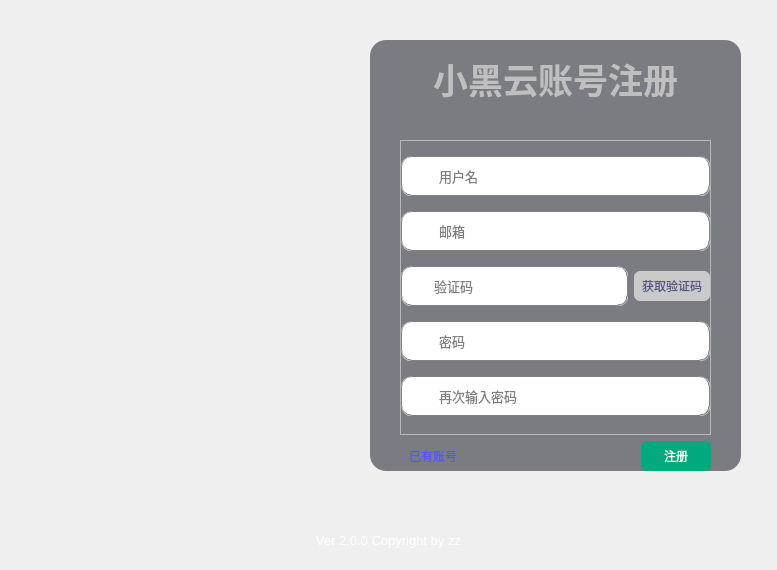
<?xml version="1.0" encoding="UTF-8"?>
<ui version="4.0">
 <class>Dialog</class>
 <widget class="QDialog" name="Dialog">
  <property name="geometry">
   <rect>
    <x>0</x>
    <y>0</y>
    <width>777</width>
    <height>570</height>
   </rect>
  </property>
  <property name="windowTitle">
   <string>小黑云登录</string>
  </property>
  <property name="autoFillBackground">
   <bool>false</bool>
  </property>
  <property name="styleSheet">
   <string notr="true">#Dialog{
	border-image:url(login.jpg)
}</string>
  </property>
  <widget class="QFrame" name="frame">
   <property name="geometry">
    <rect>
     <x>370</x>
     <y>40</y>
     <width>371</width>
     <height>431</height>
    </rect>
   </property>
   <property name="styleSheet">
    <string notr="true">#frame{
	background:rgba(5,9,20,0.5);
	color:#ffffff;
	border-radius:16px;
}
#frame QLabel{

	color:#ffffff;
}</string>
   </property>
   <property name="frameShape">
    <enum>QFrame::StyledPanel</enum>
   </property>
   <property name="frameShadow">
    <enum>QFrame::Raised</enum>
   </property>
   <layout class="QVBoxLayout" name="verticalLayout_2" stretch="1,1,5,1">
    <property name="leftMargin">
     <number>30</number>
    </property>
    <property name="topMargin">
     <number>9</number>
    </property>
    <property name="rightMargin">
     <number>30</number>
    </property>
    <property name="bottomMargin">
     <number>0</number>
    </property>
    <item>
     <widget class="QLabel" name="label">
      <property name="font">
       <font>
        <family>华文行楷</family>
        <pointsize>26</pointsize>
        <weight>75</weight>
        <italic>false</italic>
        <bold>true</bold>
        <underline>false</underline>
        <strikeout>false</strikeout>
        <kerning>true</kerning>
       </font>
      </property>
      <property name="layoutDirection">
       <enum>Qt::LeftToRight</enum>
      </property>
      <property name="styleSheet">
       <string notr="true">#label{
	color:#1f6671;
	color:#bfbfbf;
}</string>
      </property>
      <property name="text">
       <string>小黑云账号注册</string>
      </property>
      <property name="alignment">
       <set>Qt::AlignCenter</set>
      </property>
     </widget>
    </item>
    <item>
     <widget class="QLabel" name="label_6">
      <property name="minimumSize">
       <size>
        <width>0</width>
        <height>20</height>
       </size>
      </property>
      <property name="maximumSize">
       <size>
        <width>16777215</width>
        <height>20</height>
       </size>
      </property>
      <property name="styleSheet">
       <string notr="true">#label_6{
	color:#ff0000;
}</string>
      </property>
      <property name="text">
       <string/>
      </property>
      <property name="alignment">
       <set>Qt::AlignCenter</set>
      </property>
     </widget>
    </item>
    <item>
     <widget class="QFrame" name="frame_8">
      <property name="styleSheet">
       <string notr="true">#frame_8 QFrame{
	background:#ffffff;
	border:1px groove gray;
	border-radius:10px;
	
}
#frame_8 QLineEdit{
	border:none;
}
#frame_8 QLabel{
	border:none;
	color:#ffffff;
}</string>
      </property>
      <property name="frameShape">
       <enum>QFrame::StyledPanel</enum>
      </property>
      <property name="frameShadow">
       <enum>QFrame::Raised</enum>
      </property>
      <layout class="QVBoxLayout" name="verticalLayout">
       <property name="spacing">
        <number>0</number>
       </property>
       <property name="leftMargin">
        <number>0</number>
       </property>
       <property name="topMargin">
        <number>0</number>
       </property>
       <property name="rightMargin">
        <number>0</number>
       </property>
       <property name="bottomMargin">
        <number>0</number>
       </property>
       <item>
        <widget class="QFrame" name="frame_9">
         <property name="maximumSize">
          <size>
           <width>16777215</width>
           <height>40</height>
          </size>
         </property>
         <property name="styleSheet">
          <string notr="true">#frame_2{
	background:#ffffff;
	border:1px groove gray;
	border-radius:10px;
	
}
#frame_2 QLineEdit{
	border:none;
}
#frame_2 QLabel{
	border:none;
}</string>
         </property>
         <property name="frameShape">
          <enum>QFrame::StyledPanel</enum>
         </property>
         <property name="frameShadow">
          <enum>QFrame::Raised</enum>
         </property>
         <layout class="QHBoxLayout" name="horizontalLayout_8">
          <property name="topMargin">
           <number>0</number>
          </property>
          <property name="rightMargin">
           <number>0</number>
          </property>
          <property name="bottomMargin">
           <number>0</number>
          </property>
          <item>
           <widget class="QLabel" name="label_9">
            <property name="text">
             <string>con</string>
            </property>
           </widget>
          </item>
          <item>
           <widget class="QLineEdit" name="lineEdit_6">
            <property name="font">
             <font>
              <pointsize>10</pointsize>
             </font>
            </property>
            <property name="text">
             <string/>
            </property>
            <property name="readOnly">
             <bool>false</bool>
            </property>
            <property name="placeholderText">
             <string>用户名</string>
            </property>
           </widget>
          </item>
         </layout>
        </widget>
       </item>
       <item>
        <widget class="QFrame" name="frame_13">
         <property name="maximumSize">
          <size>
           <width>16777215</width>
           <height>40</height>
          </size>
         </property>
         <property name="styleSheet">
          <string notr="true">#frame_3{
	background:#ffffff;
	border:1px groove gray;
	border-radius:10px;
	
}
#frame_3 QLineEdit{
	border:none;
}
</string>
         </property>
         <property name="frameShape">
          <enum>QFrame::StyledPanel</enum>
         </property>
         <property name="frameShadow">
          <enum>QFrame::Raised</enum>
         </property>
         <layout class="QHBoxLayout" name="horizontalLayout_12">
          <property name="topMargin">
           <number>0</number>
          </property>
          <property name="rightMargin">
           <number>0</number>
          </property>
          <property name="bottomMargin">
           <number>0</number>
          </property>
          <item>
           <widget class="QLabel" name="label_11">
            <property name="text">
             <string>con</string>
            </property>
           </widget>
          </item>
          <item>
           <widget class="QLineEdit" name="lineEdit_9">
            <property name="font">
             <font>
              <pointsize>10</pointsize>
             </font>
            </property>
            <property name="text">
             <string/>
            </property>
            <property name="placeholderText">
             <string>邮箱</string>
            </property>
           </widget>
          </item>
         </layout>
        </widget>
       </item>
       <item>
        <widget class="QFrame" name="frame_11">
         <property name="maximumSize">
          <size>
           <width>16777215</width>
           <height>40</height>
          </size>
         </property>
         <property name="styleSheet">
          <string notr="true">#frame_11{
	background-color: rgba(255, 132, 139, 0);
	border:none;
}</string>
         </property>
         <property name="frameShape">
          <enum>QFrame::StyledPanel</enum>
         </property>
         <property name="frameShadow">
          <enum>QFrame::Raised</enum>
         </property>
         <layout class="QHBoxLayout" name="horizontalLayout_10" stretch="3,1">
          <property name="leftMargin">
           <number>0</number>
          </property>
          <property name="topMargin">
           <number>0</number>
          </property>
          <property name="rightMargin">
           <number>0</number>
          </property>
          <property name="bottomMargin">
           <number>0</number>
          </property>
          <item>
           <widget class="QFrame" name="frame_12">
            <property name="maximumSize">
             <size>
              <width>16777215</width>
              <height>40</height>
             </size>
            </property>
            <property name="styleSheet">
             <string notr="true">#frame_6{
	background:#ffffff;
	border:1px groove gray;
	border-radius:10px;
	
}
#frame_6 QLineEdit{
	border:none;
}
</string>
            </property>
            <property name="frameShape">
             <enum>QFrame::StyledPanel</enum>
            </property>
            <property name="frameShadow">
             <enum>QFrame::Raised</enum>
            </property>
            <layout class="QHBoxLayout" name="horizontalLayout_11">
             <property name="leftMargin">
              <number>30</number>
             </property>
             <property name="topMargin">
              <number>0</number>
             </property>
             <property name="rightMargin">
              <number>0</number>
             </property>
             <property name="bottomMargin">
              <number>0</number>
             </property>
             <item>
              <widget class="QLineEdit" name="lineEdit_8">
               <property name="font">
                <font>
                 <pointsize>10</pointsize>
                </font>
               </property>
               <property name="text">
                <string/>
               </property>
               <property name="placeholderText">
                <string>验证码</string>
               </property>
              </widget>
             </item>
            </layout>
           </widget>
          </item>
          <item>
           <widget class="QPushButton" name="pushButton_3">
            <property name="maximumSize">
             <size>
              <width>16777215</width>
              <height>30</height>
             </size>
            </property>
            <property name="cursor">
             <cursorShape>PointingHandCursor</cursorShape>
            </property>
            <property name="styleSheet">
             <string notr="true">#pushButton_3{
	background:#cacaca;
	border-radius:6px;
	color:#55557f;
}</string>
            </property>
            <property name="text">
             <string>获取验证码</string>
            </property>
           </widget>
          </item>
         </layout>
        </widget>
       </item>
       <item>
        <widget class="QFrame" name="frame_14">
         <property name="maximumSize">
          <size>
           <width>16777215</width>
           <height>40</height>
          </size>
         </property>
         <property name="styleSheet">
          <string notr="true">#frame_4{
	background:#ffffff;
	border:1px groove gray;
	border-radius:10px;
	
}
#frame_4 QLineEdit{
	border:none;
}
</string>
         </property>
         <property name="frameShape">
          <enum>QFrame::StyledPanel</enum>
         </property>
         <property name="frameShadow">
          <enum>QFrame::Raised</enum>
         </property>
         <layout class="QHBoxLayout" name="horizontalLayout_13">
          <property name="topMargin">
           <number>0</number>
          </property>
          <property name="rightMargin">
           <number>0</number>
          </property>
          <property name="bottomMargin">
           <number>0</number>
          </property>
          <item>
           <widget class="QLabel" name="label_12">
            <property name="text">
             <string>con</string>
            </property>
           </widget>
          </item>
          <item>
           <widget class="QLineEdit" name="lineEdit_10">
            <property name="font">
             <font>
              <pointsize>10</pointsize>
             </font>
            </property>
            <property name="text">
             <string/>
            </property>
            <property name="placeholderText">
             <string>密码</string>
            </property>
           </widget>
          </item>
         </layout>
        </widget>
       </item>
       <item>
        <widget class="QFrame" name="frame_10">
         <property name="maximumSize">
          <size>
           <width>16777215</width>
           <height>40</height>
          </size>
         </property>
         <property name="styleSheet">
          <string notr="true">#frame_10{
	background:#ffffff;
	border:1px groove gray;
	border-radius:10px;
	
}
#frame_10 QLineEdit{
	border:none;
}
</string>
         </property>
         <property name="frameShape">
          <enum>QFrame::StyledPanel</enum>
         </property>
         <property name="frameShadow">
          <enum>QFrame::Raised</enum>
         </property>
         <layout class="QHBoxLayout" name="horizontalLayout_9">
          <property name="topMargin">
           <number>0</number>
          </property>
          <property name="rightMargin">
           <number>0</number>
          </property>
          <property name="bottomMargin">
           <number>0</number>
          </property>
          <item>
           <widget class="QLabel" name="label_10">
            <property name="text">
             <string>con</string>
            </property>
           </widget>
          </item>
          <item>
           <widget class="QLineEdit" name="lineEdit_7">
            <property name="font">
             <font>
              <pointsize>10</pointsize>
             </font>
            </property>
            <property name="text">
             <string/>
            </property>
            <property name="placeholderText">
             <string>再次输入密码</string>
            </property>
           </widget>
          </item>
         </layout>
        </widget>
       </item>
      </layout>
     </widget>
    </item>
    <item>
     <layout class="QHBoxLayout" name="horizontalLayout_3" stretch="0,10,3">
      <property name="spacing">
       <number>0</number>
      </property>
      <property name="leftMargin">
       <number>9</number>
      </property>
      <property name="topMargin">
       <number>0</number>
      </property>
      <item>
       <widget class="QLabel" name="label_4">
        <property name="maximumSize">
         <size>
          <width>16777215</width>
          <height>30</height>
         </size>
        </property>
        <property name="cursor">
         <cursorShape>PointingHandCursor</cursorShape>
        </property>
        <property name="styleSheet">
         <string notr="true">#label_4{
	color:#5555ff;
}</string>
        </property>
        <property name="text">
         <string>已有账号</string>
        </property>
       </widget>
      </item>
      <item>
       <spacer name="horizontalSpacer">
        <property name="orientation">
         <enum>Qt::Horizontal</enum>
        </property>
        <property name="sizeHint" stdset="0">
         <size>
          <width>40</width>
          <height>20</height>
         </size>
        </property>
       </spacer>
      </item>
      <item>
       <widget class="QPushButton" name="pushButton">
        <property name="minimumSize">
         <size>
          <width>70</width>
          <height>30</height>
         </size>
        </property>
        <property name="cursor">
         <cursorShape>PointingHandCursor</cursorShape>
        </property>
        <property name="styleSheet">
         <string notr="true">#pushButton{
	background:#00aa7f;
	border-radius:6px;
	color:#ffffff;
}</string>
        </property>
        <property name="text">
         <string>注册</string>
        </property>
       </widget>
      </item>
     </layout>
    </item>
   </layout>
  </widget>
  <widget class="QLabel" name="label_7">
   <property name="geometry">
    <rect>
     <x>13</x>
     <y>530</y>
     <width>751</width>
     <height>20</height>
    </rect>
   </property>
   <property name="font">
    <font>
     <pointsize>10</pointsize>
    </font>
   </property>
   <property name="styleSheet">
    <string notr="true">#label_7{
	color:#ffffff;
}</string>
   </property>
   <property name="text">
    <string>Ver 2.0.0 Copyright by zz</string>
   </property>
   <property name="alignment">
    <set>Qt::AlignCenter</set>
   </property>
  </widget>
 </widget>
 <resources/>
 <connections/>
</ui>
